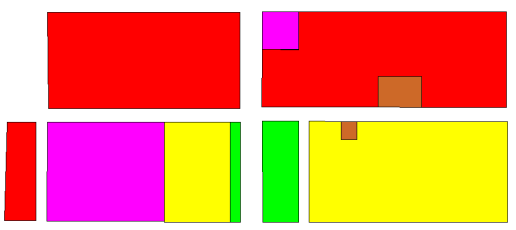
#> input picture contour-hierarchy/data_hierarchy1.png, 516 x 230 px
$ jupyter execute --allow-errors contour-hierachy.ipynb
#> lines starting #> are read from the running program, lines starting #| are printed output that depends on the picture; after the words box and inside, x2 and y2 are one past the last pixel; in counts of white or black regions, pixels touching at a corner belong together
[cell 1]
import numpy as np
import cv2 as cv

src = cv.imread('data_hierarchy1.png')
#> src is the input picture: shape (230, 516, 3); mean B, G, R 93, 132, 240.5
reDrewnLine = src.copy()

# re-draw  all edges
gray = cv.cvtColor(reDrewnLine, cv.COLOR_BGR2GRAY)
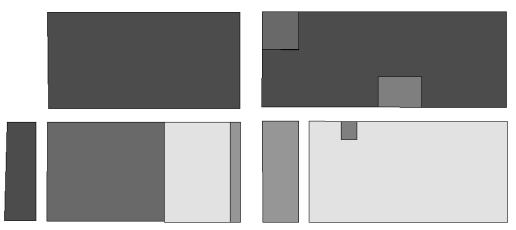
#> gray: shape (230, 516); min 2, max 255, mean 159.9
edges = cv.Canny(gray,0,255)
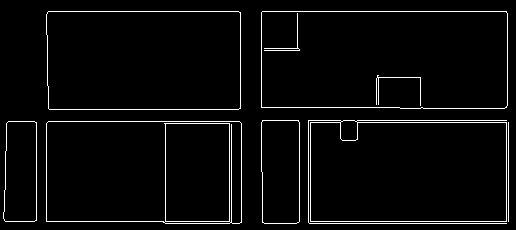
#> edges: shape (230, 516); 3.6% white in thin lines or dots
contours1, hierarchy1 = cv.findContours(edges, cv.RETR_TREE, cv.CHAIN_APPROX_SIMPLE)
#> contours1 = 18 contours, 3 with area under 20; largest, box (x1, y1, x2, y2) and area: (261, 11, 508, 109) 23716, (261, 11, 508, 109) 23714, (46, 121, 242, 224) 19648, (308, 120, 507, 224) 19432, (310, 122, 507, 222) 19098
cv.drawContours(reDrewnLine, contours1, -1, (0,0,0), 3)
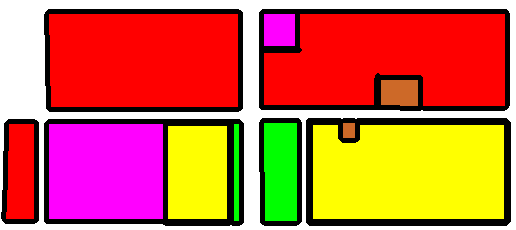
#> reDrewnLine: shape (230, 516, 3); 15.65% of pixels changed, all inside (x1, y1, x2, y2) = (1, 9, 511, 226)

# get contours by re-draw edges
gray = cv.cvtColor(reDrewnLine, cv.COLOR_BGR2GRAY)
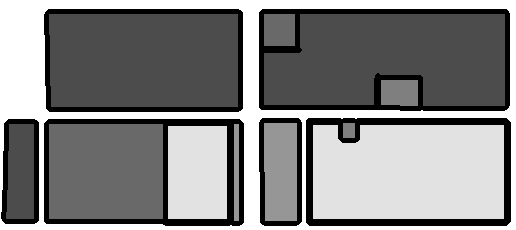
#> gray: shape (230, 516); min 0, max 255, mean 131.1
edges = cv.Canny(gray,60,150)
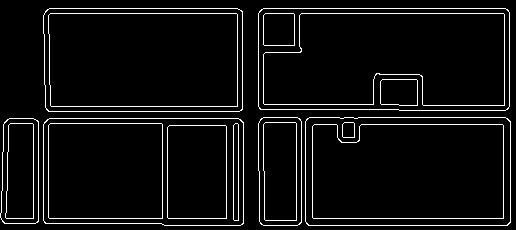
#> edges: shape (230, 516); 5.6% white in thin lines or dots
contours1, hierarchy1 = cv.findContours(edges, cv.RETR_TREE, cv.CHAIN_APPROX_SIMPLE)
#> contours1 = 34 contours; largest, box (x1, y1, x2, y2) and area: (258, 8, 510, 111) 25436, (258, 8, 510, 111) 25428, (305, 117, 511, 226) 22106, (305, 117, 511, 226) 22096, (43, 118, 244, 226) 21132

contours2, hierarchy2 = cv.findContours(edges, cv.RETR_EXTERNAL, cv.CHAIN_APPROX_SIMPLE)
#> contours2 = 6 contours; box (x1, y1, x2, y2) and area: (258, 8, 510, 111) 25436, (305, 117, 511, 226) 22106, (43, 118, 244, 226) 21132, (43, 8, 243, 112) 20360, (258, 117, 302, 226) 4559, (0, 118, 39, 224) 3754

# hierarchy [Next, Previous, First_Child, Parent]
print(len(contours1))
#| 34

copy = src.copy()
cv.drawContours(copy, contours1, -1, (0,0,0), 1)
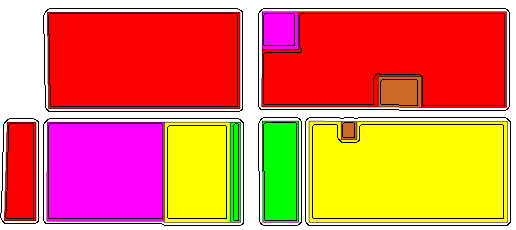
#> copy: shape (230, 516, 3); 5.62% of pixels changed, all inside (x1, y1, x2, y2) = (0, 8, 511, 226)
currentRootIndex = -1
rootRegions = {}
for i,cnt in enumerate(contours1):
    x,y,w,h = cv.boundingRect(cnt)
    print(i, hierarchy1[0][i])
    if hierarchy1[0][i][3] == -1:
        # root region
        currentRootIndex = i + 1
        rootRegion = {'index': i, 'contour': cv.contourArea(contours1[currentRootIndex]), 'childRegion': []}
        rootRegions[currentRootIndex] = rootRegion
    elif hierarchy1[0][i][3] == currentRootIndex:
        rootRegions[currentRootIndex]['childRegion'].append({'index': i, 'contour': cv.contourArea(cnt)})
#> this loop made 34 passes
#> (x, y, w, h, rootRegion) on passes 1, 9, 13, 19, 23, 31: (43, 118, 201, 108, {'index': 0, 'contour': 21121.5, 'childRegion': []}), (0, 118, 39, 106, {'index': 8, 'contour': 3744.5, 'childRegion': []}), (305, 117, 206, 109, {'index': 12, 'contour': 22095.5, 'childRegion': []}), (258, 117, 44, 109, {'index': 18, 'contour': 4552, 'childRegion': []}), (258, 8, 252, 103, {'index': 22, 'contour': 25428.5, 'childRegion': []}), (43, 8, 200, 104, {'index': 30, 'contour': 20352.5, 'childRegion': []})
#> (x, y, w, h) on passes 2 to 7: (43, 118, 201, 108), (167, 125, 60, 94), (167, 125, 60, 94), (233, 123, 6, 98), (233, 123, 6, 98), (48, 123, 115, 96)
#| 0 [ 8 -1  1 -1]
#| 1 [-1 -1  2  0]
#| 2 [ 4 -1  3  1]
#| 3 [-1 -1 -1  2]
#| 4 [6 2 5 1]
#| 5 [-1 -1 -1  4]
#| 6 [-1  4  7  1]
#| 7 [-1 -1 -1  6]
#> (further printed lines are left out)
#> after the loop, rootRegions = 6 items

print(rootRegions)
#> (printed output is left out)

# [15 lines of commented-out code are left out]


cv.imshow('copy', copy)
cv.imshow('gray', gray)
cv.imshow('edges', edges)
# cv.imshow('opening', opening)

cv.waitKey(0)
cv.destroyAllWindows()

[cell 2]
import numpy as np
import cv2 as cv
import json
src = cv.imread('data_hierarchy1.png')
reDrewnLine = src.copy()
gray = cv.cvtColor(reDrewnLine, cv.COLOR_BGR2GRAY)

# get contours by re-draw edges
edges = cv.Canny(reDrewnLine,0,0)
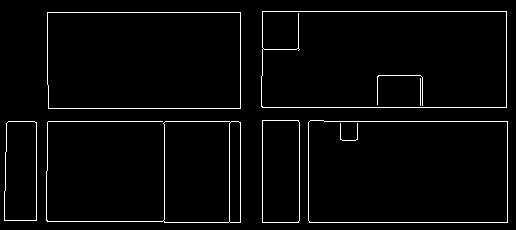
#> edges: shape (230, 516); 2.9% white in thin lines or dots
contours1, hierarchy1 = cv.findContours(edges, cv.RETR_TREE, cv.CHAIN_APPROX_SIMPLE)
#> contours1 = 16 contours, 3 with area under 20; largest, box (x1, y1, x2, y2) and area: (261, 11, 507, 108) 23454, (261, 11, 507, 108) 23450, (308, 120, 508, 223) 20111, (308, 120, 508, 223) 20110, (47, 12, 241, 109) 18504

# hierarchy [Next, Previous, First_Child, Parent]
print(len(contours1))
#| 16
copy = src.copy()
cv.drawContours(copy, contours1, 15, (0,0,0), 2)
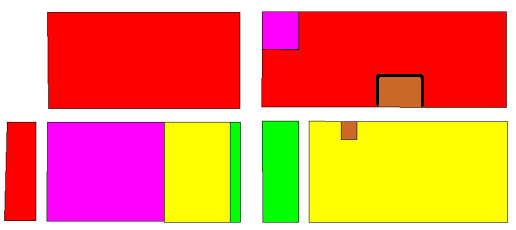
#> copy: shape (230, 516, 3); 0.27% of pixels changed, all inside (x1, y1, x2, y2) = (376, 74, 424, 107)

currentRootIndex = -1
rootRegions = {}
for i,cnt in enumerate(contours1):
    x,y,w,h = cv.boundingRect(cnt)
    cv.putText(copy, str(i), (x+5,y+10), cv.FONT_HERSHEY_PLAIN, 1,(0,0,0), 1, cv.LINE_AA)
    print(i, hierarchy1[0][i])
    if hierarchy1[0][i][3] == -1:
        # root region
        currentRootIndex = i
        if currentRootIndex == len(contours1):
            break
        rootRegion = {'index': i, 'contour': cv.contourArea(contours1[currentRootIndex]), 'childRegion': []}
        rootRegions[currentRootIndex] = rootRegion
    elif hierarchy1[0][i][3] == currentRootIndex:
        rootRegions[currentRootIndex]['childRegion'].append({'index': i, 'contour': cv.contourArea(cnt)})
#> this loop made 16 passes
#> (x, y, w, h, rootRegion) on passes 1, 4, 6, 9, 11, 13: (46, 121, 195, 102, {'index': 0, 'contour': 7675.5, 'childRegion': []}), (4, 121, 33, 100, {'index': 3, 'contour': 3064.5, 'childRegion': []}), (308, 120, 200, 103, {'index': 5, 'contour': 20111, 'childRegion': []}), (262, 120, 38, 103, {'index': 8, 'contour': 3771, 'childRegion': []}), (47, 12, 194, 97, {'index': 10, 'contour': 18504.5, 'childRegion': []}), (261, 11, 246, 97, {'index': 12, 'contour': 23454, 'childRegion': []})
#> (x, y, w, h) on passes 2, 3, 5, 7, 8, 10: (229, 121, 12, 102), (163, 121, 68, 102), (4, 121, 33, 100), (308, 120, 200, 103), (340, 123, 18, 18), (262, 120, 38, 103)
#| 0 [ 3 -1  1 -1]
#| 1 [ 2 -1 -1  0]
#| 2 [-1  1 -1  0]
#| 3 [ 5  0  4 -1]
#| 4 [-1 -1 -1  3]
#| 5 [ 8  3  6 -1]
#| 6 [-1 -1  7  5]
#| 7 [-1 -1 -1  6]
#> (further printed lines are left out)
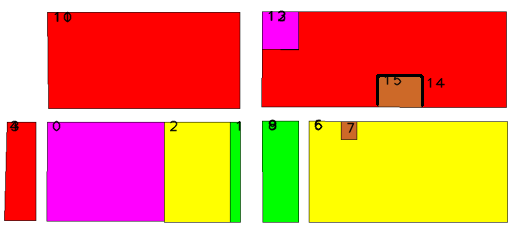
#> copy: shape (230, 516, 3); 0.73% of pixels changed, all inside (x1, y1, x2, y2) = (9, 10, 446, 134)

print(rootRegions)
#> (printed output is left out)
data2 = json.dumps(rootRegions, sort_keys=True, indent=4, separators=(',', ': '))
print(data2)
#> (printed output is left out)

cv.imshow('copy', copy)
#> (the rest of this cell did not finish here and is left out)

$ run again, with contour-hierarchy/data_hierarchy2.png copied over contour-hierarchy/data_hierarchy1.png
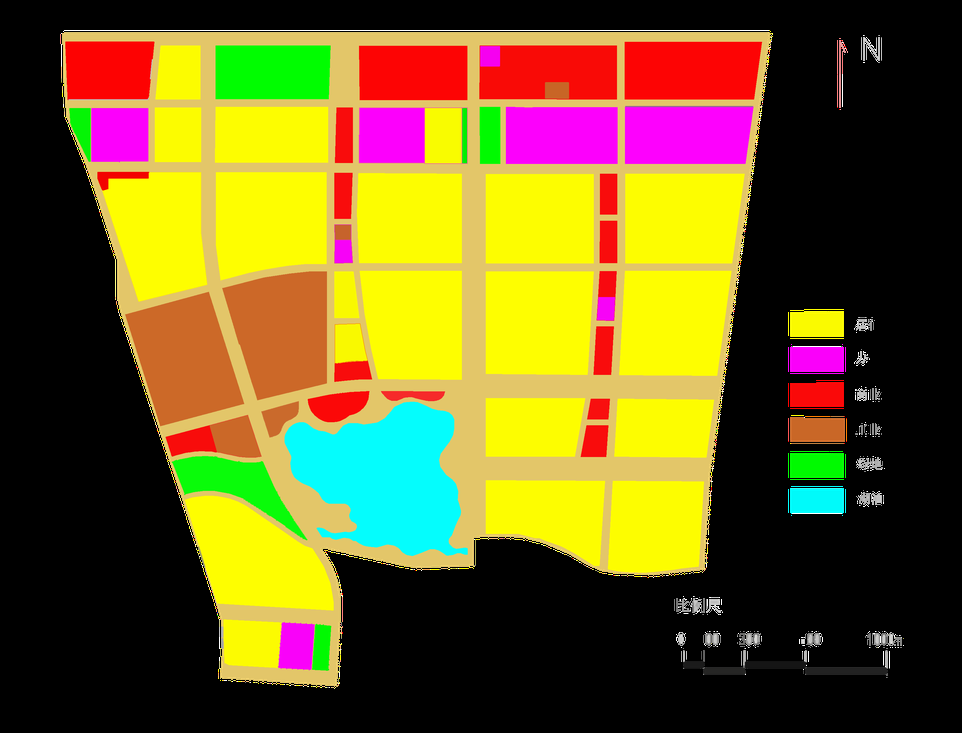
#> input picture contour-hierarchy/data_hierarchy2.png, 962 x 733 px, shrunk from 3151 x 2401 before the run
#> src is the input picture: shape (733, 962, 3); mean B, G, R 32.4, 93, 109.4
#> `edges = cv.Canny(gray,0,255)`:
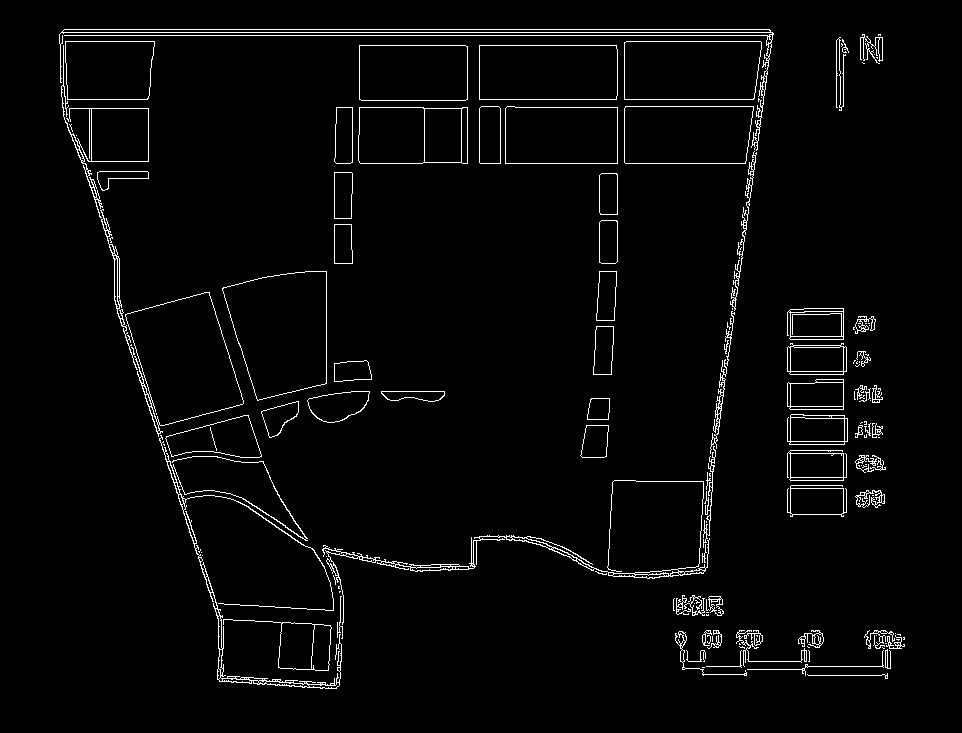
#> edges: shape (733, 962); 2.9% white in thin lines or dots, all inside (x1, y1, x2, y2) = (59, 29, 905, 689)
#> `contours1, hierarchy1 = cv.findContours(edges, cv.RETR_TREE, cv.CHAIN_..`: contours1 = 445 contours, 274 with area under 20; largest, box (x1, y1, x2, y2) and area: (125, 292, 244, 437) 10442, (222, 271, 327, 401) 10312, (222, 271, 327, 401) 10306, (125, 292, 244, 426) 10218, (624, 41, 762, 100) 7747
#> reDrewnLine: shape (733, 962, 3); 8.08% of pixels changed, all inside (x1, y1, x2, y2) = (60, 30, 904, 689)
#> `contours1, hierarchy1 = cv.findContours(edges, cv.RETR_TREE, cv.CHAIN_..`: contours1 = 209 contours, 85 with area under 20; largest, box (x1, y1, x2, y2) and area: (219, 268, 329, 403) 11300, (219, 268, 329, 403) 11292, (485, 271, 594, 375) 10824, (485, 271, 594, 375) 10822, (215, 172, 327, 281) 10728
#> contours2 = 113 contours, 68 with area under 20; largest, box (x1, y1, x2, y2) and area: (219, 268, 329, 403) 11300, (485, 271, 594, 375) 10824, (215, 172, 327, 281) 10728, (359, 270, 462, 380) 10250, (187, 497, 331, 608) 9976
#| 209
#> `contours1, hierarchy1 = cv.findContours(edges, cv.RETR_TREE, cv.CHAIN_..`: contours1 = 904 contours, 697 with area under 20; largest, box (x1, y1, x2, y2) and area: (284, 401, 468, 556) 18234, (284, 401, 468, 556) 18078, (485, 271, 594, 375) 10826, (485, 271, 594, 375) 10824, (619, 270, 732, 376) 10749
#| 904
#> the loop `for i,cnt in enumerate(contours1):` made 904 passes
#> (cnt, x, y, w, h, rootRegion) on passes 1, 2, 3, 4, 7: ([[327, 682], [328, 682]], 327, 682, 2, 1, {'index': 0, 'contour': 0, 'childRegion': []}), ([[282, 679], [283, 679]], 282, 679, 2, 1, {'index': 1, 'contour': 0, 'childRegion': []}), ([[269, 678], [270, 678]], 269, 678, 2, 1, {'index': 2, 'contour': 0, 'childRegion': []}), ([[224, 675], [225, 675]], 224, 675, 2, 1, {'index': 3, 'contour': 0, 'childRegion': []}), ([[334, 673], [334, 675]], 334, 673, 1, 3, {'index': 6, 'contour': 0, 'childRegion': []})
#> (printed output is left out)
#> after the loop `for i,cnt in enumerate(contours1):`:
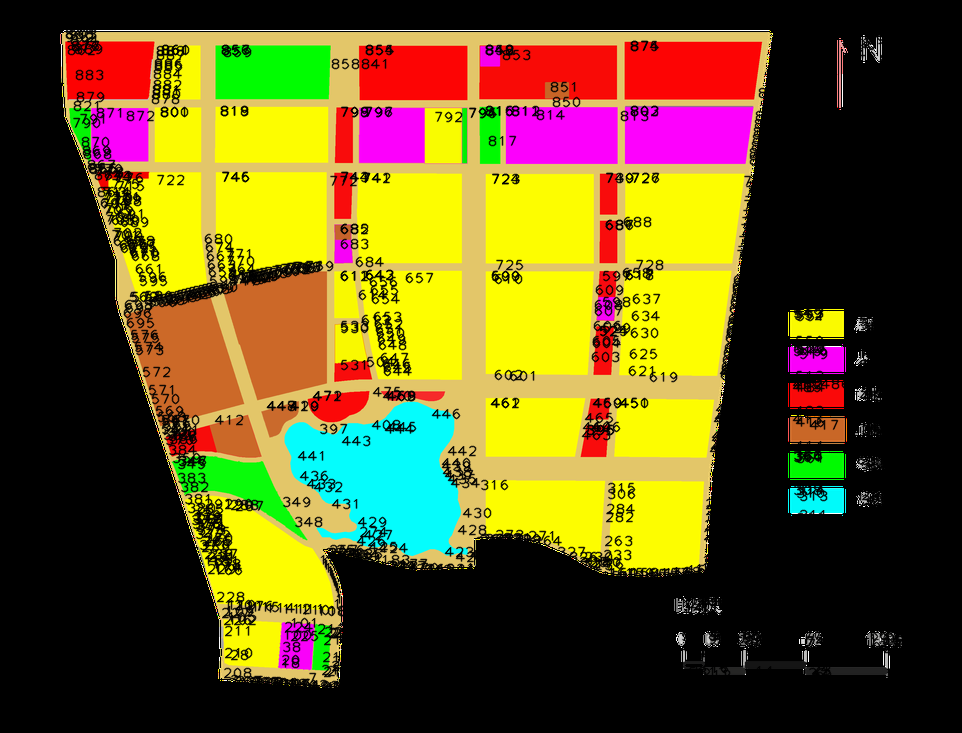
#> copy: shape (733, 962, 3); mean B, G, R 29.1, 84.4, 99.4
#> (printed output is left out)

$ run again, with contour-hierarchy/data_hierarchy3.png copied over contour-hierarchy/data_hierarchy1.png
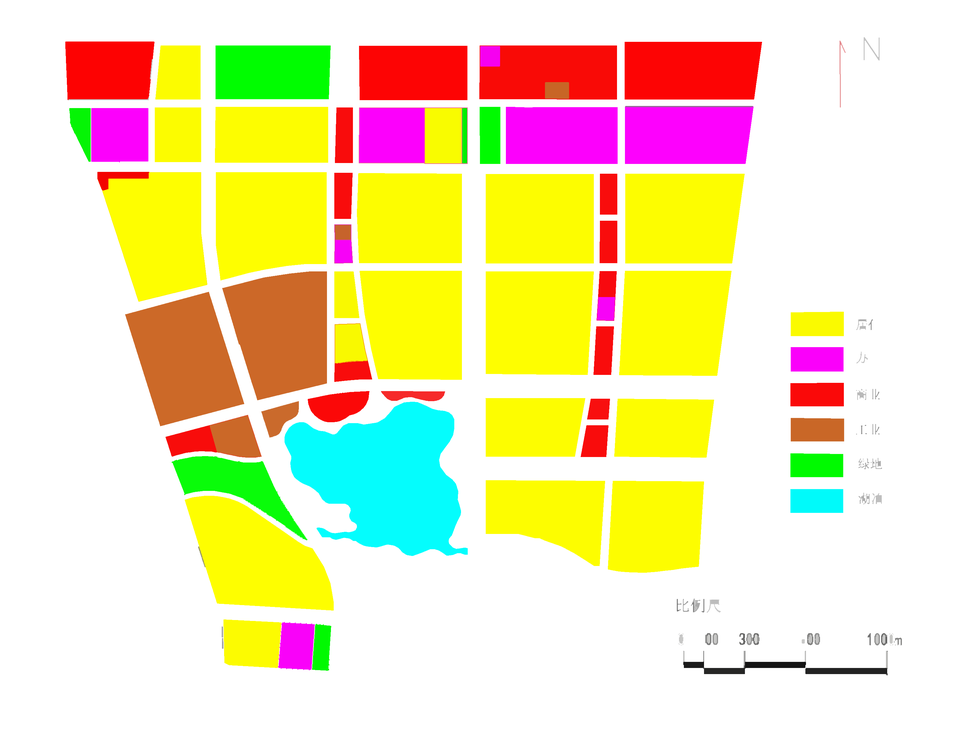
#> input picture contour-hierarchy/data_hierarchy3.png, 962 x 733 px, shrunk from 3151 x 2401 before the run
#> src is the input picture: shape (733, 962, 3); mean B, G, R 178.6, 227.2, 239.8
#> `edges = cv.Canny(gray,0,255)`:
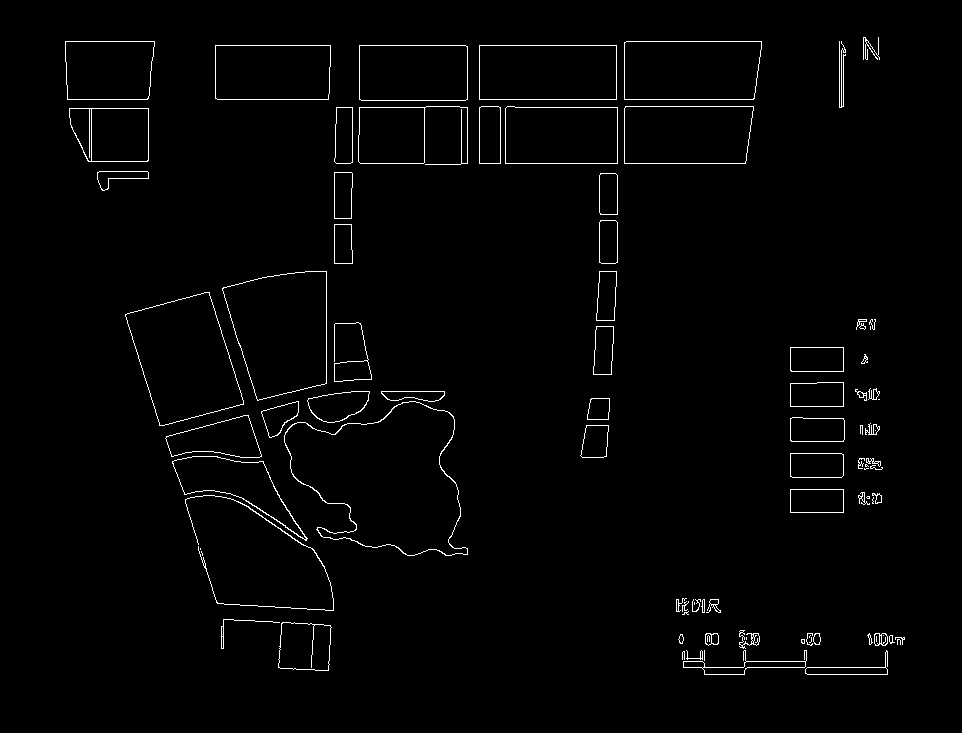
#> edges: shape (733, 962); 1.6% white in thin lines or dots, all inside (x1, y1, x2, y2) = (65, 37, 905, 675)
#> `contours1, hierarchy1 = cv.findContours(edges, cv.RETR_TREE, cv.CHAIN_..`: contours1 = 182 contours, 71 with area under 20; largest, box (x1, y1, x2, y2) and area: (284, 401, 468, 556) 18234, (284, 401, 468, 556) 18083, (222, 271, 327, 401) 10312, (222, 271, 327, 401) 10306, (125, 292, 244, 426) 10182
#> reDrewnLine: shape (733, 962, 3); 7.18% of pixels changed, all inside (x1, y1, x2, y2) = (63, 35, 907, 677)
#> `contours1, hierarchy1 = cv.findContours(edges, cv.RETR_TREE, cv.CHAIN_..`: contours1 = 260 contours, 75 with area under 20; largest, box (x1, y1, x2, y2) and area: (163, 412, 336, 613) 20140, (163, 412, 336, 613) 20096, (219, 268, 330, 403) 11416, (219, 268, 330, 403) 11410, (122, 289, 247, 429) 11184
#> contours2 = 92 contours, 31 with area under 20; largest, box (x1, y1, x2, y2) and area: (163, 412, 336, 613) 20140, (219, 268, 330, 403) 11416, (122, 289, 247, 429) 11184, (94, 168, 208, 302) 10832, (485, 271, 594, 375) 10824
#| 260
#> the loop `for i,cnt in enumerate(contours1):` made 260 passes
#> (cnt, x, y, w, h, rootRegion) on passes 6, 33, 35: ([[747, 635], [747, 637], [749, 637], [749, 635]], 747, 635, 3, 3, {'index': 5, 'contour': 2, 'childRegion': []}), ([[462, 549], [462, 551], [462, 550], [463, 549]], 462, 549, 2, 3, {'index': 32, 'contour': 10, 'childRegion': []}), ([[344, 535], [345, 535]], 344, 535, 2, 1, {'index': 34, 'contour': 0, 'childRegion': []})
#> (printed output is left out)
#> after the loop `for i,cnt in enumerate(contours1):`: rootRegions = 92 items
#> (printed output is left out)
#> `contours1, hierarchy1 = cv.findContours(edges, cv.RETR_TREE, cv.CHAIN_..`: contours1 = 1553 contours, 1398 with area under 20; largest, box (x1, y1, x2, y2) and area: (284, 401, 468, 556) 18234, (284, 401, 468, 556) 18085, (185, 495, 334, 611) 10996, (185, 495, 334, 611) 10936, (485, 271, 594, 375) 10824
#> the loop `for i,cnt in enumerate(contours1):` made 1553 passes
#> (cnt, x, y, w, h, rootRegion) on passes 1, 2, 4: ([[886, 678], [887, 678]], 886, 678, 2, 1, {'index': 0, 'contour': 0, 'childRegion': []}), ([[804, 676], [805, 677], [884, 677], [805, 677]], 804, 676, 81, 2, {'index': 1, 'contour': 0, 'childRegion': []}), ([[308, 673], [310, 673]], 308, 673, 3, 1, {'index': 3, 'contour': 0, 'childRegion': []})
#> after the loop `for i,cnt in enumerate(contours1):`:
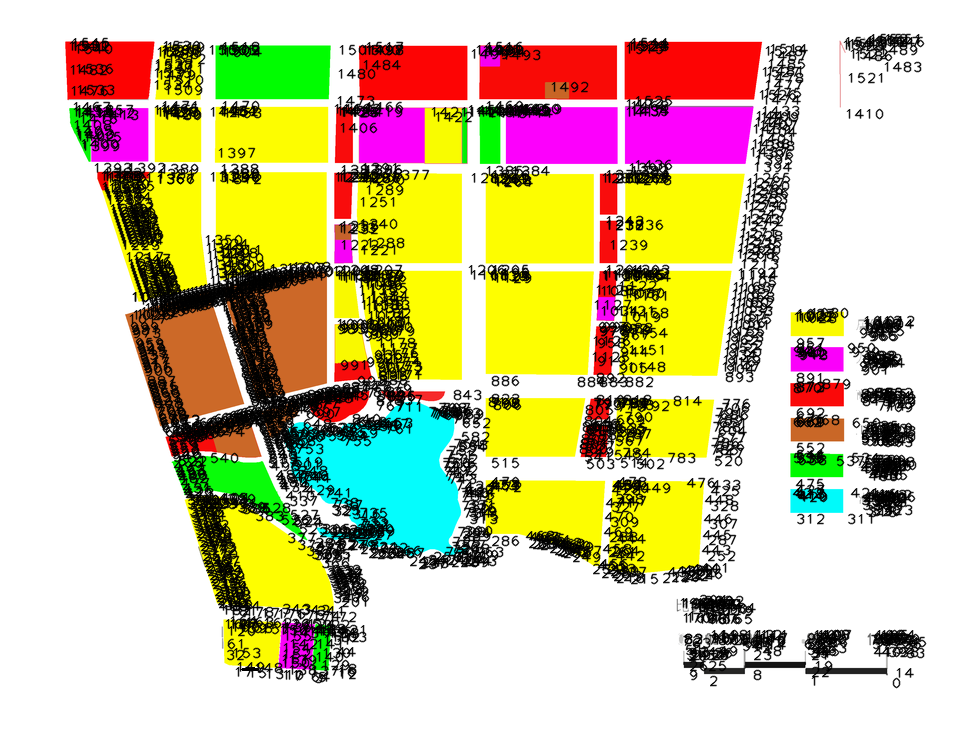
#> copy: shape (733, 962, 3); mean B, G, R 160.3, 200.1, 211
